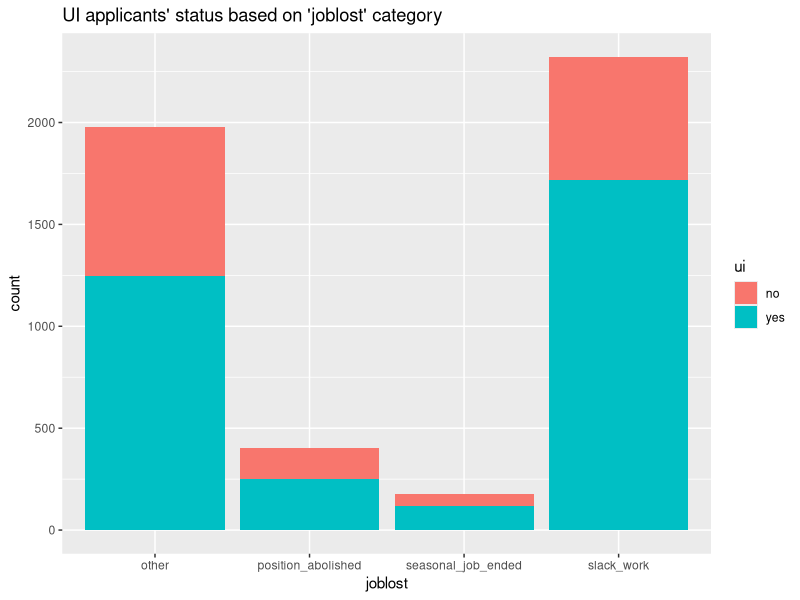
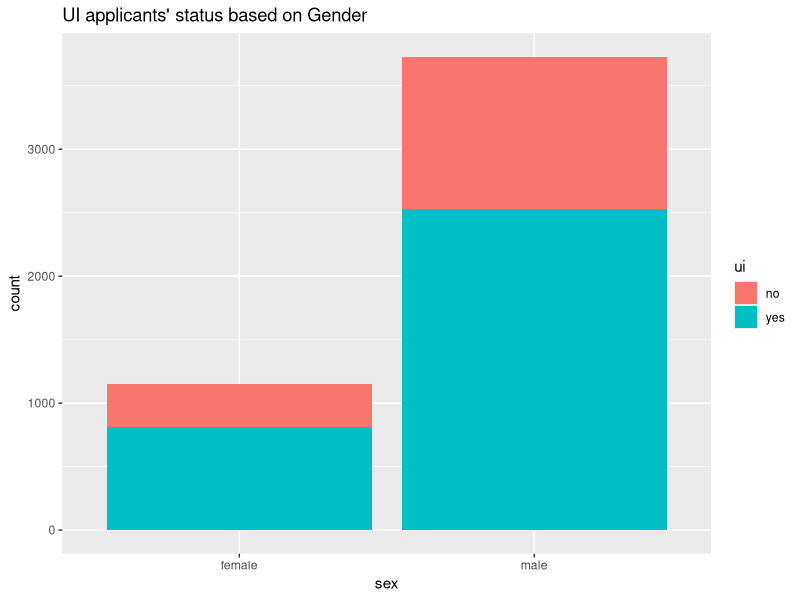
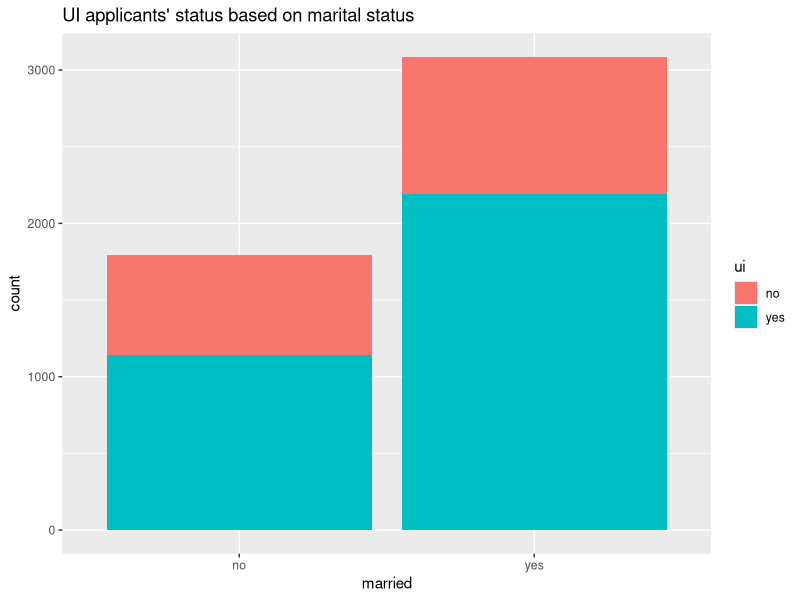
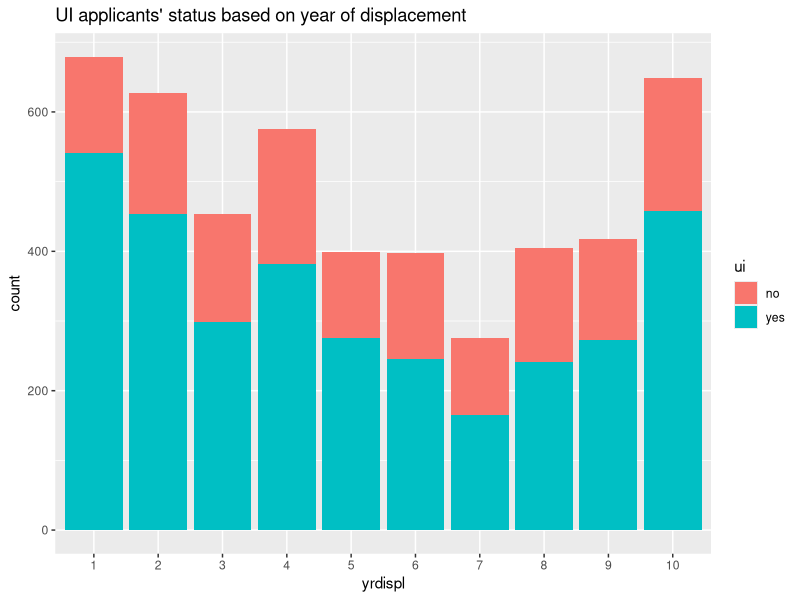
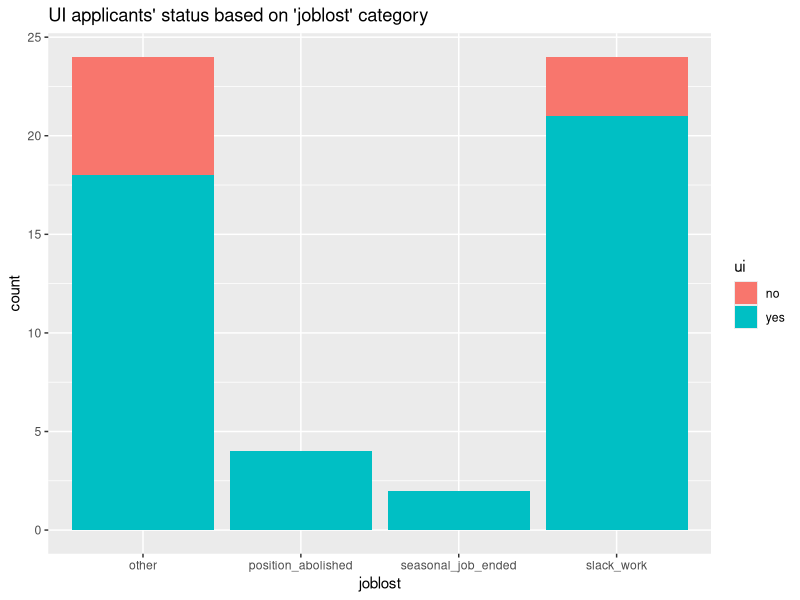
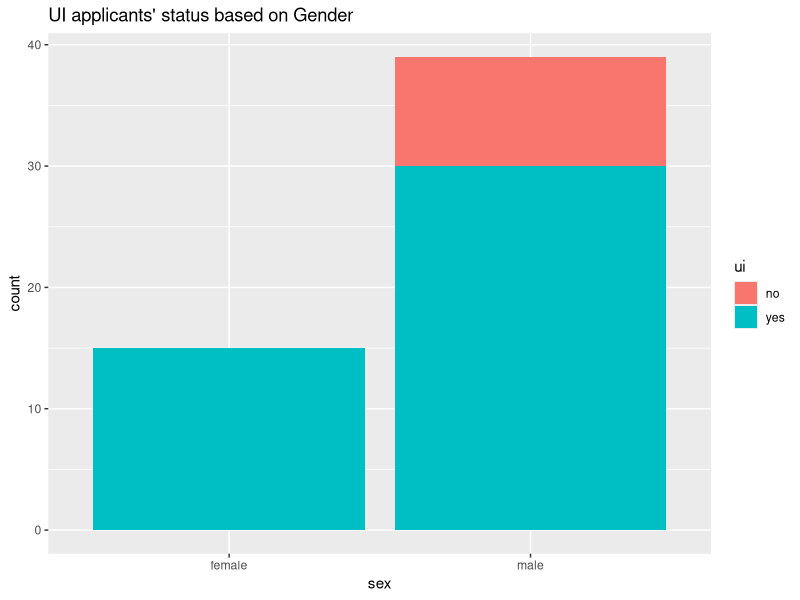
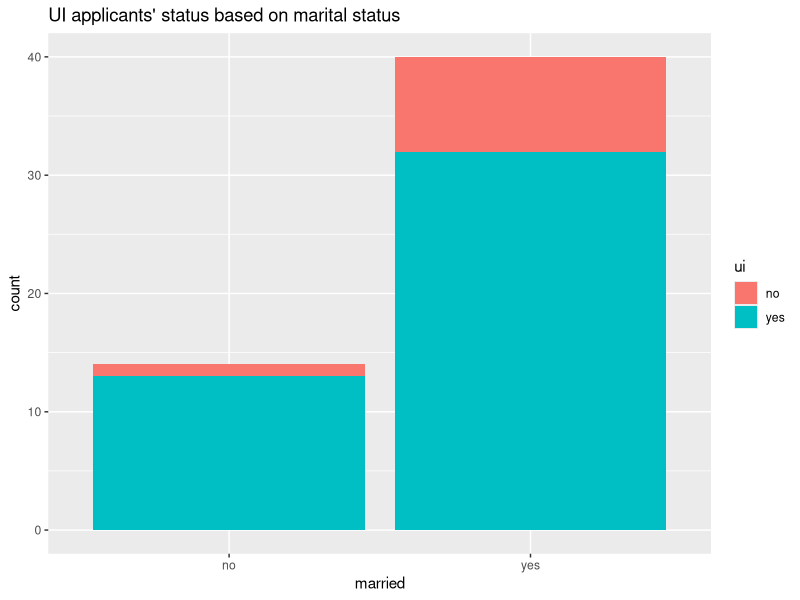
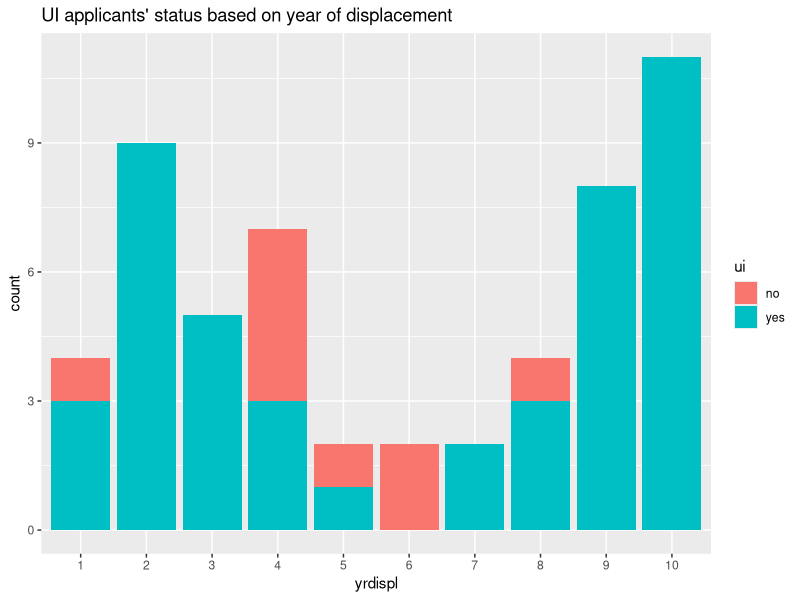

Generate these figures, in order, with R: (Note: this script raises an error after producing the figures.)
#Load required packages
library(tidyverse)

#Import data
data <- read.csv("Benefits.csv", header = T)
head(data)
View(data)
data <- data [ ,-1] #take out first column
View(data) 
str(data) #View data structure
dim(data)

anyNA(data)#no missing data

#change data structure of some variables
glimpse(data)

#Check the sixe of the dataset
object.size(data)
print(object.size(data), units = "Mb")

#The Mutate verb

#Change specific columns by their name to factor
data2 <- data %>% mutate(across(c(state, joblost, nwhite, school12, sex, 
                                  bluecol, smsa, married, dkids, 
                                  dykids, yrdispl, head, ui), factor))

levels(data2$state)
str(data2)

## On studying the data column 'bluecol', it seems to be redundant as all the workers are 'blue collar-ed'
data2 <- data2 %>% select(-(bluecol))
str(data2)
dim(data2) #reduced by 1

summary(as.integer(data2$yrdispl))
levels(as.factor(data2$tenure))
summary(data2$rr)
summary(data2$statemb)
sapply (data2, levels)

# Visualization

#-----------------------
#Consider faceting the 54 states.



data2 %>% ggplot(mapping = aes(x = joblost, fill = ui)) + 
  geom_bar(stat = "count") + ggtitle("UI applicants' status based on 'joblost' category")

data2 %>% ggplot(mapping = aes(x = sex, fill = ui)) + 
  geom_bar(stat = "count") + ggtitle("UI applicants' status based on Gender")

data2 %>% ggplot(mapping = aes(x = married, fill = ui)) + 
  geom_bar(stat = "count") + ggtitle("UI applicants' status based on marital status")

data2 %>% ggplot(mapping = aes(x = yrdispl, fill = ui)) + 
  geom_bar(stat = "count") + ggtitle("UI applicants' status based on year of displacement")

#Exploratory_data_analysis using tidyverse
#It assumed that most states in the US determine 
#if UI benefits' applicants get their benefits or not despite federal law.
#Although, factors such as unemployment rate, 
#Is there any difference in the unemployment rate by state_code?
# filter the data by state code

## State with State_code 11
stat_code11 <- data2 %>% filter(state == 11) %>%
  arrange(stateur) %>% group_by(joblost) 

stat_code11 <- stat_code11 %>% select(-(state))# take out the state column as it is redundant
View(stat_code11) #the stateur varies with the year displacement yrdisp
dim(stat_code11)
stat_code11 %>% sapply(levels)
#What pattern determines if an individual get the UI benefits?

stat_code11 %>% count(sex, stat_code11$ui) #females were not denied
#Although that can not be proved for all categories of job lost as there were absent in the category "seasonal job ended"

#What gender mostly get denied the UI benefits?
stat_code11_sex <- stat_code11 %>% count(stat_code11$yrdispl,sex, ui)

#what was the marital status of the males denied of UI benefits?
stat_code11_married <- stat_code11 %>% count(stat_code11$yrdispl,sex, married, ui)

View(stat_code11_married)

# Visualization
stat_code11 %>% ggplot(mapping = aes(x = joblost, fill = ui)) + 
  geom_bar(stat = "count") + ggtitle("UI applicants' status based on 'joblost' category")

stat_code11 %>% ggplot(mapping = aes(x = sex, fill = ui)) + 
  geom_bar(stat = "count") + ggtitle("UI applicants' status based on Gender")

stat_code11 %>% ggplot(mapping = aes(x = married, fill = ui)) + 
  geom_bar(stat = "count") + ggtitle("UI applicants' status based on marital status")

stat_code11 %>% ggplot(mapping = aes(x = yrdispl, fill = ui)) + 
  geom_bar(stat = "count") + ggtitle("UI applicants' status based on year of displacement")

stat_code11$statemb
levels(data2$state)
levels(as.factor(data2$stateur))

#What were the state unemployment rates for 10 years in state_code11?
levels(as.factor(stat_code11$stateur))
#It was steadily rising. Possibly there are other factors determining the denial of this applicant's benefits.

#what was the state maximum benefits for each year? 
levels(as.factor(stat_code11$statemb))

## State with State_code 12
stat_code12 <- data2 %>% filter(state == 12) %>%
  arrange(stateur) %>% group_by(joblost) 

stat_code12 <- stat_code12 %>% select(-(state))# take out the state column as it is redundant

dim(stat_code12)
#What pattern determines if an individual get the UI benefits?

stat_code12 %>% count(sex, stat_code12$ui) #females were denied

# Visualization
stat_code12 %>% ggplot(mapping = aes(x = joblost, fill = ui)) + 
  geom_bar(stat = "count") + ggtitle("UI applicants' status based on 'joblost' category")

stat_code12 %>% ggplot(mapping = aes(x = sex, fill = ui)) + 
  geom_bar(stat = "count") + ggtitle("UI applicants' status based on Gender")

stat_code12 %>% ggplot(mapping = aes(x = married, fill = ui)) + 
  geom_bar(stat = "count") + ggtitle("UI applicants' status based on marital status")

stat_code12 %>% ggplot(mapping = aes(x = yrdispl, fill = ui)) + 
  geom_bar(stat = "count") + ggtitle("UI applicants' status based on year of displacement")


levels(data2$state)

## State with State_code 13
stat_code13 <- data2 %>% filter(state == 13) %>%
  arrange(stateur) %>% group_by(joblost) 

stat_code13 <- stat_code13%>% select(-(state))# take out the state column as it is redundant

dim(stat_code13)
#What pattern determines if an individual get the UI benefits?

stat_code13 %>% count(sex, stat_code13$ui) #females were denied

# Visualization
stat_code13 %>% ggplot(mapping = aes(x = joblost, fill = ui)) + 
  geom_bar(stat = "count") + ggtitle("UI applicants' status based on 'joblost' category")

stat_code13 %>% ggplot(mapping = aes(x = sex, fill = ui)) + 
  geom_bar(stat = "count") + ggtitle("UI applicants' status based on Gender")

stat_code13 %>% ggplot(mapping = aes(x = married, fill = ui)) + 
  geom_bar(stat = "count") + ggtitle("UI applicants' status based on marital status")

stat_code13 %>% ggplot(mapping = aes(x = yrdispl, fill = ui)) + 
  geom_bar(stat = "count") + ggtitle("UI applicants' status based on year of displacement")


## State with State_code 14
stat_code14 <- data2 %>% filter(state == 14) %>%
  arrange(stateur) %>% group_by(joblost) 

stat_code14 <- stat_code14%>% select(-(state))# take out the state column as it is redundant

dim(stat_code14)
#What pattern determines if an individual get the UI benefits?

stat_code14 %>% count(sex, stat_code14$ui) #females were denied

# Visualization
stat_code14 %>% ggplot(mapping = aes(x = joblost, fill = ui)) + 
  geom_bar(stat = "count") + ggtitle("UI applicants' status based on 'joblost' category")

stat_code14 %>% ggplot(mapping = aes(x = sex, fill = ui)) + 
  geom_bar(stat = "count") + ggtitle("UI applicants' status based on Gender")

stat_code14 %>% ggplot(mapping = aes(x = married, fill = ui)) + 
  geom_bar(stat = "count") + ggtitle("UI applicants' status based on marital status")

stat_code14 %>% ggplot(mapping = aes(x = yrdispl, fill = ui)) + 
  geom_bar(stat = "count") + ggtitle("UI applicants' status based on year of displacement")

## State with State_code 15
stat_code15 <- data2 %>% filter(state == 15) %>%
  arrange(stateur) %>% group_by(joblost) 

stat_code15 <- stat_code15%>% select(-(state))# take out the state column as it is redundant

dim(stat_code15)
#What pattern determines if an individual get the UI benefits?

stat_code15 %>% count(sex, stat_code15$ui) #females were denied

# Visualization
stat_code15 %>% ggplot(mapping = aes(x = joblost, fill = ui)) + 
  geom_bar(stat = "count") + ggtitle("UI applicants' status based on 'joblost' category")

stat_code15 %>% ggplot(mapping = aes(x = sex, fill = ui)) + 
  geom_bar(stat = "count") + ggtitle("UI applicants' status based on Gender")

stat_code15 %>% ggplot(mapping = aes(x = married, fill = ui)) + 
  geom_bar(stat = "count") + ggtitle("UI applicants' status based on marital status")

stat_code15 %>% ggplot(mapping = aes(x = yrdispl, fill = ui)) + 
  geom_bar(stat = "count") + ggtitle("UI applicants' status based on year of displacement")
levels(data2$state)

## State with State_code 16
stat_code16 <- data2 %>% filter(state == 16) %>%
  arrange(stateur) %>% group_by(joblost) 

stat_code16 <- stat_code16%>% select(-(state))# take out the state column as it is redundant

dim(stat_code16)
#What pattern determines if an individual get the UI benefits?

stat_code16 %>% count(sex, stat_code16$ui) #females were denied

# Visualization
stat_code16 %>% ggplot(mapping = aes(x = joblost, fill = ui)) + 
  geom_bar(stat = "count") + ggtitle("UI applicants' status based on 'joblost' category")

stat_code16 %>% ggplot(mapping = aes(x = sex, fill = ui)) + 
  geom_bar(stat = "count") + ggtitle("UI applicants' status based on Gender")

stat_code16 %>% ggplot(mapping = aes(x = married, fill = ui)) + 
  geom_bar(stat = "count") + ggtitle("UI applicants' status based on marital status")

stat_code16 %>% ggplot(mapping = aes(x = yrdispl, fill = ui)) + 
  geom_bar(stat = "count") + ggtitle("UI applicants' status based on year of displacement")

## State with State_code 21
stat_code21 <- data2 %>% filter(state == 21) %>%
  arrange(stateur) %>% group_by(joblost) 

stat_code21 <- stat_code15%>% select(-(state))# take out the state column as it is redundant

dim(stat_code21)
#What pattern determines if an individual get the UI benefits?

stat_code21 %>% count(sex, stat_code21$ui) #females were denied

# Visualization
stat_code21 %>% ggplot(mapping = aes(x = joblost, fill = ui)) + 
  geom_bar(stat = "count") + ggtitle("UI applicants' status based on 'joblost' category")

stat_code21 %>% ggplot(mapping = aes(x = sex, fill = ui)) + 
  geom_bar(stat = "count") + ggtitle("UI applicants' status based on Gender")

stat_code21 %>% ggplot(mapping = aes(x = married, fill = ui)) + 
  geom_bar(stat = "count") + ggtitle("UI applicants' status based on marital status")

stat_code21 %>% ggplot(mapping = aes(x = yrdispl, fill = ui)) + 
  geom_bar(stat = "count") + ggtitle("UI applicants' status based on year of displacement")

## State with State_code 15
stat_code22 <- data2 %>% filter(state == 22) %>%
  arrange(stateur) %>% group_by(joblost) 

stat_code22 <- stat_code22%>% select(-(state))# take out the state column as it is redundant

dim(stat_code22)
#What pattern determines if an individual get the UI benefits?

stat_code22 %>% count(sex, stat_code22$ui) #females were denied

# Visualization
stat_code22 %>% ggplot(mapping = aes(x = joblost, fill = ui)) + 
  geom_bar(stat = "count") + ggtitle("UI applicants' status based on 'joblost' category")

stat_code22 %>% ggplot(mapping = aes(x = sex, fill = ui)) + 
  geom_bar(stat = "count") + ggtitle("UI applicants' status based on Gender")

stat_code22 %>% ggplot(mapping = aes(x = married, fill = ui)) + 
  geom_bar(stat = "count") + ggtitle("UI applicants' status based on marital status")

stat_code22 %>% ggplot(mapping = aes(x = yrdispl, fill = ui)) + 
  geom_bar(stat = "count") + ggtitle("UI applicants' status based on year of displacement")


## State with State_code 23
stat_code23 <- data2 %>% filter(state == 23) %>%
  arrange(stateur) %>% group_by(joblost) 

stat_code23 <- stat_code23%>% select(-(state))# take out the state column as it is redundant

dim(stat_code23)
#What pattern determines if an individual get the UI benefits?

stat_code23 %>% count(sex, stat_code23$ui) #females were denied

# Visualization
stat_code23 %>% ggplot(mapping = aes(x = joblost, fill = ui)) + 
  geom_bar(stat = "count") + ggtitle("UI applicants' status based on 'joblost' category")

stat_code23 %>% ggplot(mapping = aes(x = sex, fill = ui)) + 
  geom_bar(stat = "count") + ggtitle("UI applicants' status based on Gender")

stat_code23 %>% ggplot(mapping = aes(x = married, fill = ui)) + 
  geom_bar(stat = "count") + ggtitle("UI applicants' status based on marital status")

stat_code23 %>% ggplot(mapping = aes(x = yrdispl, fill = ui)) + 
  geom_bar(stat = "count") + ggtitle("UI applicants' status based on year of displacement")


## State with State_code 31
stat_code31 <- data2 %>% filter(state == 31) %>%
  arrange(stateur) %>% group_by(joblost) 

stat_code31 <- stat_code31%>% select(-(state))# take out the state column as it is redundant

dim(stat_code31)
#What pattern determines if an individual get the UI benefits?

stat_code31 %>% count(sex, stat_code31$ui) #females were denied

# Visualization
stat_code31 %>% ggplot(mapping = aes(x = joblost, fill = ui)) + 
  geom_bar(stat = "count") + ggtitle("UI applicants' status based on 'joblost' category")

stat_code31 %>% ggplot(mapping = aes(x = sex, fill = ui)) + 
  geom_bar(stat = "count") + ggtitle("UI applicants' status based on Gender")

stat_code31 %>% ggplot(mapping = aes(x = married, fill = ui)) + 
  geom_bar(stat = "count") + ggtitle("UI applicants' status based on marital status")

stat_code31 %>% ggplot(mapping = aes(x = yrdispl, fill = ui)) + 
  geom_bar(stat = "count") + ggtitle("UI applicants' status based on year of displacement")


## State with State_code 32
stat_code32 <- data2 %>% filter(state == 32) %>%
  arrange(stateur) %>% group_by(joblost) 

stat_code32 <- stat_code32%>% select(-(state))# take out the state column as it is redundant

dim(stat_code32)
#What pattern determines if an individual get the UI benefits?

stat_code32 %>% count(sex, stat_code32$ui) #females were denied

# Visualization
stat_code32 %>% ggplot(mapping = aes(x = joblost, fill = ui)) + 
  geom_bar(stat = "count") + ggtitle("UI applicants' status based on 'joblost' category")

stat_code32 %>% ggplot(mapping = aes(x = sex, fill = ui)) + 
  geom_bar(stat = "count") + ggtitle("UI applicants' status based on Gender")

stat_code32 %>% ggplot(mapping = aes(x = married, fill = ui)) + 
  geom_bar(stat = "count") + ggtitle("UI applicants' status based on marital status")

stat_code32 %>% ggplot(mapping = aes(x = yrdispl, fill = ui)) + 
  geom_bar(stat = "count") + ggtitle("UI applicants' status based on year of displacement")

## State with State_code 15
stat_code33 <- data2 %>% filter(state == 33) %>%
  arrange(stateur) %>% group_by(joblost) 

stat_code33 <- stat_code33%>% select(-(state))# take out the state column as it is redundant

dim(stat_code33)
#What pattern determines if an individual get the UI benefits?

stat_code33 %>% count(sex, stat_code33$ui) #females were denied

# Visualization
stat_code33 %>% ggplot(mapping = aes(x = joblost, fill = ui)) + 
  geom_bar(stat = "count") + ggtitle("UI applicants' status based on 'joblost' category")

stat_code33 %>% ggplot(mapping = aes(x = sex, fill = ui)) + 
  geom_bar(stat = "count") + ggtitle("UI applicants' status based on Gender")

stat_code33 %>% ggplot(mapping = aes(x = married, fill = ui)) + 
  geom_bar(stat = "count") + ggtitle("UI applicants' status based on marital status")

stat_code33 %>% ggplot(mapping = aes(x = yrdispl, fill = ui)) + 
  geom_bar(stat = "count") + ggtitle("UI applicants' status based on year of displacement")

## State with State_code 34
stat_code34 <- data2 %>% filter(state == 34) %>%
  arrange(stateur) %>% group_by(joblost) 

stat_code34 <- stat_code34%>% select(-(state))# take out the state column as it is redundant

dim(stat_code34)
#What pattern determines if an individual get the UI benefits?

stat_code34 %>% count(sex, stat_code34$ui) #females were denied

# Visualization
stat_code34 %>% ggplot(mapping = aes(x = joblost, fill = ui)) + 
  geom_bar(stat = "count") + ggtitle("UI applicants' status based on 'joblost' category")

stat_code34 %>% ggplot(mapping = aes(x = sex, fill = ui)) + 
  geom_bar(stat = "count") + ggtitle("UI applicants' status based on Gender")

stat_code34 %>% ggplot(mapping = aes(x = married, fill = ui)) + 
  geom_bar(stat = "count") + ggtitle("UI applicants' status based on marital status")

stat_code34 %>% ggplot(mapping = aes(x = yrdispl, fill = ui)) + 
  geom_bar(stat = "count") + ggtitle("UI applicants' status based on year of displacement")


## State with State_code 15
stat_code35 <- data2 %>% filter(state == 35) %>%
  arrange(stateur) %>% group_by(joblost) 

stat_code15 <- stat_code15%>% select(-(state))# take out the state column as it is redundant

dim(stat_code35)
#What pattern determines if an individual get the UI benefits?

stat_code35 %>% count(sex, stat_code35$ui) #females were denied

# Visualization
stat_code35 %>% ggplot(mapping = aes(x = joblost, fill = ui)) + 
  geom_bar(stat = "count") + ggtitle("UI applicants' status based on 'joblost' category")

stat_code35 %>% ggplot(mapping = aes(x = sex, fill = ui)) + 
  geom_bar(stat = "count") + ggtitle("UI applicants' status based on Gender")

stat_code35 %>% ggplot(mapping = aes(x = married, fill = ui)) + 
  geom_bar(stat = "count") + ggtitle("UI applicants' status based on marital status")

stat_code35 %>% ggplot(mapping = aes(x = yrdispl, fill = ui)) + 
  geom_bar(stat = "count") + ggtitle("UI applicants' status based on year of displacement")


## State with State_code 41
stat_code41 <- data2 %>% filter(state == 41) %>%
  arrange(stateur) %>% group_by(joblost) 

stat_code41 <- stat_code41%>% select(-(state))# take out the state column as it is redundant

dim(stat_code41)
#What pattern determines if an individual get the UI benefits?

stat_code41 %>% count(sex, stat_code41$ui) #females were denied

# Visualization
stat_code41 %>% ggplot(mapping = aes(x = joblost, fill = ui)) + 
  geom_bar(stat = "count") + ggtitle("UI applicants' status based on 'joblost' category")

stat_code41 %>% ggplot(mapping = aes(x = sex, fill = ui)) + 
  geom_bar(stat = "count") + ggtitle("UI applicants' status based on Gender")

stat_code41 %>% ggplot(mapping = aes(x = married, fill = ui)) + 
  geom_bar(stat = "count") + ggtitle("UI applicants' status based on marital status")

stat_code41 %>% ggplot(mapping = aes(x = yrdispl, fill = ui)) + 
  geom_bar(stat = "count") + ggtitle("UI applicants' status based on year of displacement")
##Having done an EDA to estimates the possible reason for the grant of UI benefits' application 
##A statistical modeling will be carried out to determine the effectiveness of the UI application system

# Select the numeric data
num_data <- data2 %>% select(stateur, statemb, state, age, tenure, rr)
str(num_data)
data2 %>% summary
num_data %>% summary

##Reference
#https://www.jstor.org/stable/1392373
#https://www.bls.gov/respondents/mwr/electronic-data-interchange/appendix-d-usps-state-abbreviations-and-fips-codes.htm
